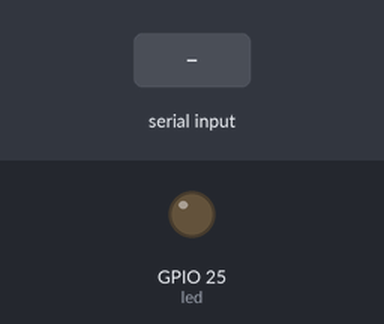
Recording of a program running on a simulated ESP32 board running MicroPython. Parts: output pins drawn as LEDs (lit = HIGH). The inputs (shaded band) are chosen by the test bench. What the program prints to the serial console is not drawn.

Above: at 1.2 s.
1.3 s: "L\n" received over the second serial link
At 1.6 s:
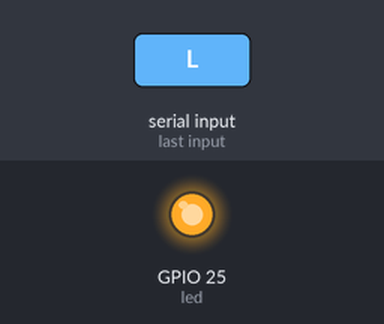
2.8 s: "D\n" received over the second serial link
At 4.0 s:
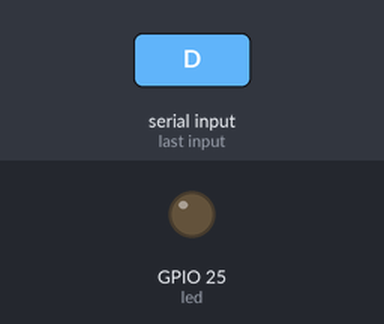
Timing chart, 0 to 5.8 s (numbered marks = the images above; inputs shaded):
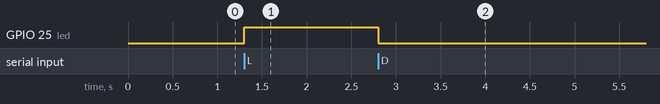

Measured:
- after the input at 1.3 s, GPIO 25 (led): LOW → HIGH at once
- after the input at 2.8 s, GPIO 25 (led): HIGH → LOW at once

The program:

led_uart.py
```python
# ============================================================
# Passo 2 — Controle de LED via UART
# ============================================================
# Compatível com: Raspberry Pi Pico e ESP32
# IDE: Thonny
#
# O que este programa faz:
#   Aguarda um caractere via UART. Se receber 'L', liga o LED.
#   Se receber 'D', desliga o LED. Qualquer outro caractere
#   gera a mensagem "Caractere desconhecido" no Shell.
#
# Como usar:
#   1. Grave este arquivo na placa pelo Thonny
#   2. Ajuste LED_PIN conforme sua placa (veja comentários)
#   3. Abra o Shell do Thonny
#   4. Digite 'L' para ligar e 'D' para desligar o LED
# ============================================================

from machine import UART, Pin
import sys

# ------------------------------------------------------------
# Configuração da UART — mesma lógica do passo 1
# ------------------------------------------------------------

UART_ID   = 0        # 0 = UART0 | 1 = UART1
BAUD_RATE = 9600     # Taxa de comunicação em bits por segundo

# Deixe como None para usar os pinos padrão da placa.
TX_PIN = None
RX_PIN = None

# ------------------------------------------------------------
# Configuração do LED
# ------------------------------------------------------------
#
# Raspberry Pi Pico:
#   LED onboard → pino 25 (use LED_PIN = 25)
#
# ESP32 (varia conforme o modelo):
#   ESP32 DevKit v1 → LED onboard no pino 2
#   ESP32-C3        → LED onboard no pino 8
#   Sem LED onboard → conecte um LED externo a qualquer GPIO
#
# Para usar um LED externo em qualquer placa:
#   Conecte o LED (com resistor de 330Ω) entre o pino
#   escolhido e o GND, e informe o número do pino abaixo.

LED_PIN = 25         # Ajuste conforme sua placa

# ------------------------------------------------------------
# Inicialização
# ------------------------------------------------------------

if TX_PIN is not None and RX_PIN is not None:
    uart = UART(UART_ID, baudrate=BAUD_RATE,
                tx=Pin(TX_PIN), rx=Pin(RX_PIN))
else:
    uart = UART(UART_ID, baudrate=BAUD_RATE)

led = Pin(LED_PIN, Pin.OUT)

# ------------------------------------------------------------
# Mensagem inicial
# ------------------------------------------------------------

print("=" * 40)
print("  Passo 2 — Controle de LED via UART")
print("=" * 40)
print(f"  UART{UART_ID} | {BAUD_RATE} bps | LED: GP{LED_PIN}")
print("  Comandos disponíveis:")
print("    'L' → Liga o LED")
print("    'D' → Desliga o LED")
print("=" * 40)

# ------------------------------------------------------------
# Loop principal
# ------------------------------------------------------------

while True:
    if uart.any():                       # Há byte(s) disponível(is)?
        byte  = uart.read(1)             # Lê exatamente 1 byte
        char  = byte.decode()            # Converte bytes para string

        if char == 'L':                  # Comando: ligar
            led.value(1)
            uart.write("LED ligado\n")
            print("LED ligado")

        elif char == 'D':                # Comando: desligar
            led.value(0)
            uart.write("LED desligado\n")
            print("LED desligado")

        else:                            # Qualquer outro caractere
            uart.write("Caractere desconhecido\n")
            print(f"Caractere desconhecido: {repr(char)}")
```
